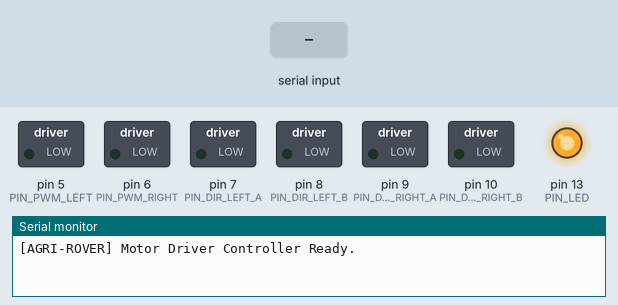
Bench run of a sketch on a simulated Arduino Uno, built with avr-gcc and run on an emulated ATmega328P. Shown: switched loads named in the sketch (green lamp = pin HIGH), output pins drawn as LEDs (lit = HIGH), the last lines printed to the serial monitor. Inputs (shaded band) come from the test bench.

Above: at 1.2 s.
1.3 s: "<90,45>" received over Serial
At 1.7 s:
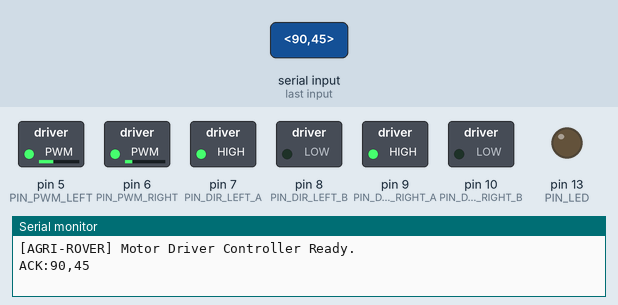
3.3 s: "<30,150>" received over Serial
At 3.7 s:
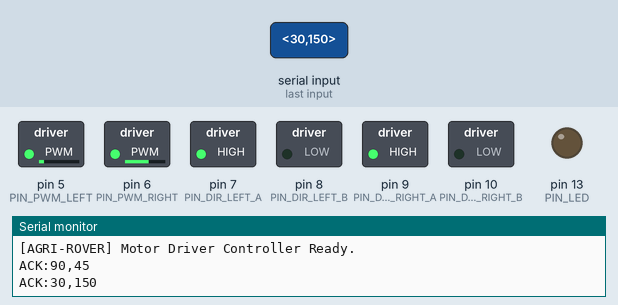
5.3 s: "<TRACKING_DISABLED>" received over Serial
At 5.7 s:
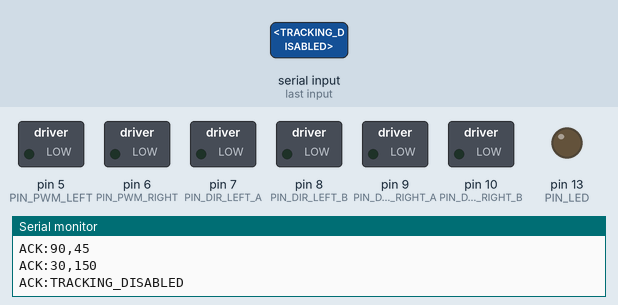
Timing chart, 0 to 8.3 s (numbered marks = the images above; inputs shaded):
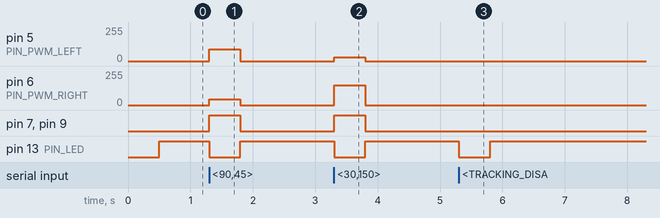

The sketch:

arduino_rover_motor_controller.ino
```cpp
/*
  =============================================================================
  Autonomous Agricultural Rover - Motor Driver Controller Firmware
  =============================================================================
  Target: Arduino (Uno, Nano, Mega), ESP32, STM32, or Teensy

  Communication:
    - Serial Link with ASUS Tinker Board / Raspberry Pi / Host Computer
    - Default Baudrate: 115200 (Matches dashboard default, customizable in code)
    - Protocol Format: "<PWM_LEFT,PWM_RIGHT>\n"
      Example:
        "<180,180>\n"   -> Cruise Straight at ~70% duty cycle
        "<220,120>\n"   -> Steer Right (Left faster, Right slower)
        "<-150,150>\n"  -> Spin Turn in Place
        "<0,0>\n"       -> Stop Motors

  Supported Motor Drivers:
    - BTS7960 Dual 43A H-Bridge
    - Cytron MDDS30 / MDD10A / SmartDriveDuo
    - Standard Dual PWM + Direction Drivers (L298N, TB6612FNG)
    - Hoverboard Hack Firmware (PWM input)

  Safety Features:
    - 500ms Hardware Watchdog: If serial packets stop arriving from Tinker Board,
      PWM is immediately killed to 0 to prevent runaway rovers.
    - Soft-start PWM slew-rate limiting (prevents battery brownout spikes).
  =============================================================================
*/

// --- PIN DEFINITIONS (Adjust to your shield/wiring) ---
// Left Motor (PWM + Direction)
const int PIN_PWM_LEFT   = 5;   // Timer PWM output (0-255)
const int PIN_DIR_LEFT_A = 7;   // Forward direction
const int PIN_DIR_LEFT_B = 8;   // Reverse direction

// Right Motor (PWM + Direction)
const int PIN_PWM_RIGHT  = 6;   // Timer PWM output (0-255)
const int PIN_DIR_RIGHT_A= 9;   // Forward direction
const int PIN_DIR_RIGHT_B= 10;  // Reverse direction

// Status LED (Blinks on packet receive, solid on watchdog timeout)
const int PIN_LED = 13;

// --- CONFIGURATION ---
const unsigned long SERIAL_BAUDRATE = 115200; // Customizable (9600, 57600, 115200)
const unsigned long WATCHDOG_TIMEOUT_MS = 500; // Stop if no packet within 0.5s

// --- STATE VARIABLES ---
unsigned long lastPacketTime = 0;
char serialBuffer[64];
int bufferIndex = 0;
bool packetStarted = false;

void setMotorLeft(int pwmVal) {
  // pwmVal range: -255 to +255
  int absPwm = constrain(abs(pwmVal), 0, 255);
  if (pwmVal > 0) {
    digitalWrite(PIN_DIR_LEFT_A, HIGH);
    digitalWrite(PIN_DIR_LEFT_B, LOW);
    analogWrite(PIN_PWM_LEFT, absPwm);
  } else if (pwmVal < 0) {
    digitalWrite(PIN_DIR_LEFT_A, LOW);
    digitalWrite(PIN_DIR_LEFT_B, HIGH);
    analogWrite(PIN_PWM_LEFT, absPwm);
  } else {
    digitalWrite(PIN_DIR_LEFT_A, LOW);
    digitalWrite(PIN_DIR_LEFT_B, LOW);
    analogWrite(PIN_PWM_LEFT, 0);
  }
}

void setMotorRight(int pwmVal) {
  // pwmVal range: -255 to +255
  int absPwm = constrain(abs(pwmVal), 0, 255);
  if (pwmVal > 0) {
    digitalWrite(PIN_DIR_RIGHT_A, HIGH);
    digitalWrite(PIN_DIR_RIGHT_B, LOW);
    analogWrite(PIN_PWM_RIGHT, absPwm);
  } else if (pwmVal < 0) {
    digitalWrite(PIN_DIR_RIGHT_A, LOW);
    digitalWrite(PIN_DIR_RIGHT_B, HIGH);
    analogWrite(PIN_PWM_RIGHT, absPwm);
  } else {
    digitalWrite(PIN_DIR_RIGHT_A, LOW);
    digitalWrite(PIN_DIR_RIGHT_B, LOW);
    analogWrite(PIN_PWM_RIGHT, 0);
  }
}

void emergencyStop() {
  setMotorLeft(0);
  setMotorRight(0);
}

void setup() {
  pinMode(PIN_PWM_LEFT, OUTPUT);
  pinMode(PIN_DIR_LEFT_A, OUTPUT);
  pinMode(PIN_DIR_LEFT_B, OUTPUT);

  pinMode(PIN_PWM_RIGHT, OUTPUT);
  pinMode(PIN_DIR_RIGHT_A, OUTPUT);
  pinMode(PIN_DIR_RIGHT_B, OUTPUT);

  pinMode(PIN_LED, OUTPUT);

  emergencyStop();

  Serial.begin(SERIAL_BAUDRATE);
  while (!Serial && millis() < 2000) {
    // Wait for native USB (Leonardo/ESP32/Teensy)
  }

  Serial.println(F("[AGRI-ROVER] Motor Driver Controller Ready."));
  lastPacketTime = millis();
}

void loop() {
  // 1. Process incoming serial characters
  while (Serial.available() > 0) {
    char c = Serial.read();

    if (c == '<') {
      packetStarted = true;
      bufferIndex = 0;
    } else if (c == '>' && packetStarted) {
      serialBuffer[bufferIndex] = '\0';
      packetStarted = false;

      // Check for high-level state commands or differential drive PWM
      if (strcmp(serialBuffer, "TRACKING_DISABLED") == 0 || strcmp(serialBuffer, "DISABLE") == 0 || strcmp(serialBuffer, "STOP") == 0) {
        lastPacketTime = millis();
        emergencyStop();
        digitalWrite(PIN_LED, LOW);
        Serial.println(F("ACK:TRACKING_DISABLED"));
      } else if (strcmp(serialBuffer, "TRACKING_ENABLED") == 0 || strcmp(serialBuffer, "ENABLE") == 0 || strcmp(serialBuffer, "START") == 0) {
        lastPacketTime = millis();
        digitalWrite(PIN_LED, HIGH);
        Serial.println(F("ACK:TRACKING_ENABLED"));
      } else {
        // Parse "<pwmL,pwmR>"
        int pwmL = 0;
        int pwmR = 0;
        if (sscanf(serialBuffer, "%d,%d", &pwmL, &pwmR) == 2) {
          lastPacketTime = millis();
          digitalWrite(PIN_LED, !digitalRead(PIN_LED)); // Toggle LED

          // Apply PWM to physical drivers
          setMotorLeft(pwmL);
          setMotorRight(pwmR);

          // Echo acknowledgment
          Serial.print(F("ACK:"));
          Serial.print(pwmL);
          Serial.print(F(","));
          Serial.println(pwmR);
        }
      }
    } else if (packetStarted) {
      if (bufferIndex < sizeof(serialBuffer) - 1) {
        serialBuffer[bufferIndex++] = c;
      } else {
        // Buffer overflow protection
        packetStarted = false;
        bufferIndex = 0;
      }
    }
  }

  // 2. Hardware Safety Watchdog
  if (millis() - lastPacketTime > WATCHDOG_TIMEOUT_MS) {
    emergencyStop();
    digitalWrite(PIN_LED, HIGH); // Solid alert LED on timeout
  }
}
```

Measured:
- after the input at 1.3 s, pin 5 (PIN_PWM_LEFT): 0/255 → 90/255 at once, → 0/255 0.50 s later; pin 6 (PIN_PWM_RIGHT): 0/255 → 45/255 at once, → 0/255 0.50 s later; pin 7 (PIN_DIR_LEFT_A), pin 9 (PIN_DIR_RIGHT_A): LOW → HIGH at once, → LOW 0.50 s later; pin 13 (PIN_LED): HIGH → LOW at once, → HIGH 0.50 s later
- after the input at 3.3 s, pin 5 (PIN_PWM_LEFT): 0/255 → 30/255 at once, → 0/255 0.50 s later; pin 6 (PIN_PWM_RIGHT): 0/255 → 150/255 at once, → 0/255 0.50 s later; pin 7 (PIN_DIR_LEFT_A), pin 9 (PIN_DIR_RIGHT_A): LOW → HIGH at once, → LOW 0.50 s later; pin 13 (PIN_LED): HIGH → LOW at once, → HIGH 0.50 s later
- after the input at 5.3 s, pin 13 (PIN_LED): HIGH → LOW at once, → HIGH 0.50 s later
